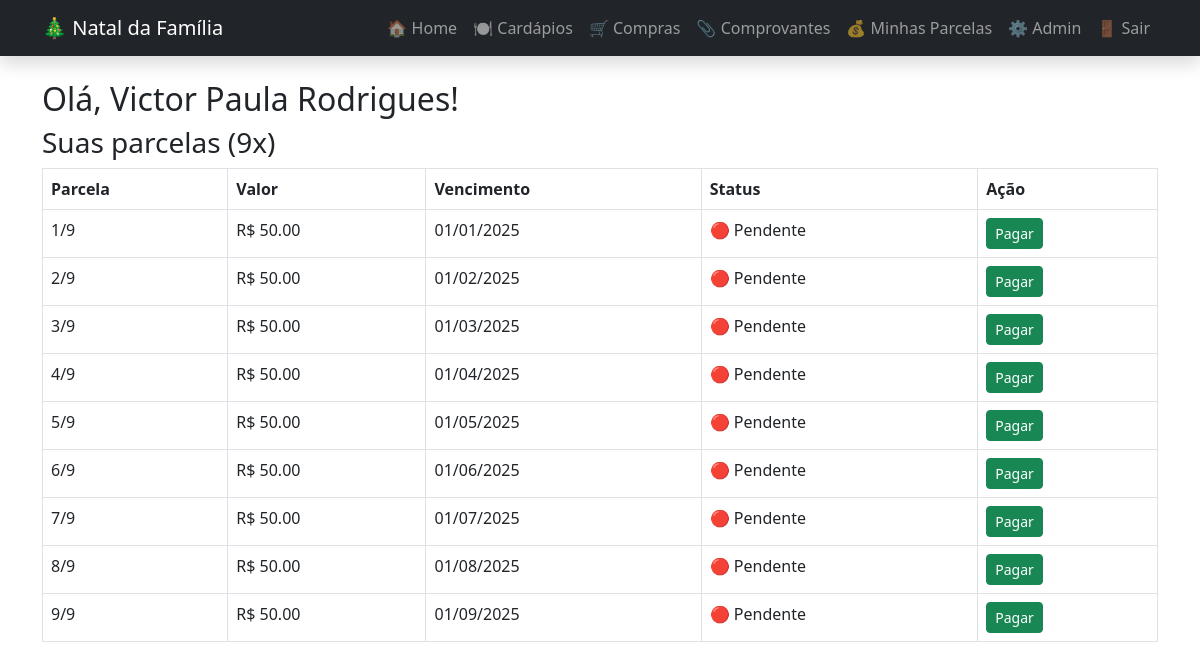
Page /minhas_parcelas (signed in) on the committed database.
### models.py (models this page shows, shortened)
class Usuario(UserMixin, db.Model):  # <--- HERDA DE UserMixin
    __tablename__ = 'usuarios'
    id = db.Column(db.Integer, primary_key=True)
    nome = db.Column(db.String(100), nullable=False)
    email = db.Column(db.String(120), unique=True, nullable=False)
    senha_hash = db.Column(db.String(200), nullable=False)
    telefone = db.Column(db.String(20))
    data_cadastro = db.Column(db.DateTime, default=datetime.utcnow)
    is_admin = db.Column(db.Boolean, default=False)
    parcelas = db.relationship('Parcela', backref='usuario', lazy=True)

class Parcela(db.Model):
    __tablename__ = 'parcelas'
    id = db.Column(db.Integer, primary_key=True)
    usuario_id = db.Column(db.Integer, db.ForeignKey('usuarios.id'), nullable=False)
    numero = db.Column(db.Integer, nullable=False)
    valor = db.Column(db.Float, nullable=False)
    data_vencimento = db.Column(db.Date, nullable=False)
    status = db.Column(db.String(20), default='pendente')
    comprovante_path = db.Column(db.String(300))
    data_pagamento = db.Column(db.Date)
    observacao = db.Column(db.Text)

### app.py (the view)
@app.route('/minhas_parcelas')
def minhas_parcelas():
    parcelas = Parcela.query.filter_by(usuario_id=current_user.id).order_by(Parcela.numero).all()
    return render_template('minhas_parcelas.html', parcelas=parcelas)

### app.py (called while the page is built)
@login_manager.user_loader
def load_user(user_id):
    return db.session.get(Usuario, int(user_id))

@app.before_request
def before_request():
    rotas_publicas = ['login', 'cadastro', 'static']
    if request.endpoint in rotas_publicas:
        return None
    if not current_user.is_authenticated:
        return redirect(url_for('login'))

### templates/minhas_parcelas.html
{% extends "base.html" %}
{% block content %}
<h2>Olá, {{ current_user.nome }}!</h2>
<h3>Suas parcelas (9x)</h3>
<table class="table table-bordered">
    <thead>
        <tr><th>Parcela</th><th>Valor</th><th>Vencimento</th><th>Status</th><th>Ação</th></tr>
    </thead>
    <tbody>
    {% for p in parcelas %}
    <tr class="{% if p.status == 'confirmado' %}table-success{% elif p.status == 'pago' %}table-warning{% endif %}">
        <td>{{ p.numero }}/9</td>
        <td>R$ {{ "%.2f"|format(p.valor) }}</td>
        <td>{{ p.data_vencimento.strftime('%d/%m/%Y') }}</td>
        <td>
            {% if p.status == 'confirmado' %}✅ Pago e confirmado
            {% elif p.status == 'pago' %}⏳ Aguardando confirmação
            {% else %}🔴 Pendente{% endif %}
         </td>
        <td>
            {% if p.status == 'pendente' %}
                <a href="{{ url_for('pagar_parcela', parcela_id=p.id) }}" class="btn btn-sm btn-success">Pagar</a>
            {% endif %}
         </td>
    </tr>
    {% endfor %}
    </tbody>
</table>
{% endblock %}

### rows in the picture
Usuario: nome "Victor Paula Rodrigues"
Parcela: numero "1", valor "50.00", data_vencimento "01/01/2025", status "🔴 Pendente"
Parcela: numero "2", valor "50.00", data_vencimento "01/02/2025", status "🔴 Pendente"
Parcela: numero "3", valor "50.00", data_vencimento "01/03/2025", status "🔴 Pendente"
Parcela: numero "4", valor "50.00", data_vencimento "01/04/2025", status "🔴 Pendente"
Parcela: numero "5", valor "50.00", data_vencimento "01/05/2025", status "🔴 Pendente"
Parcela: numero "6", valor "50.00", data_vencimento "01/06/2025", status "🔴 Pendente"
Parcela: numero "7", valor "50.00", data_vencimento "01/07/2025", status "🔴 Pendente"
Parcela: numero "8", valor "50.00", data_vencimento "01/08/2025", status "🔴 Pendente"
Parcela: numero "9", valor "50.00", data_vencimento "01/09/2025", status "🔴 Pendente"
